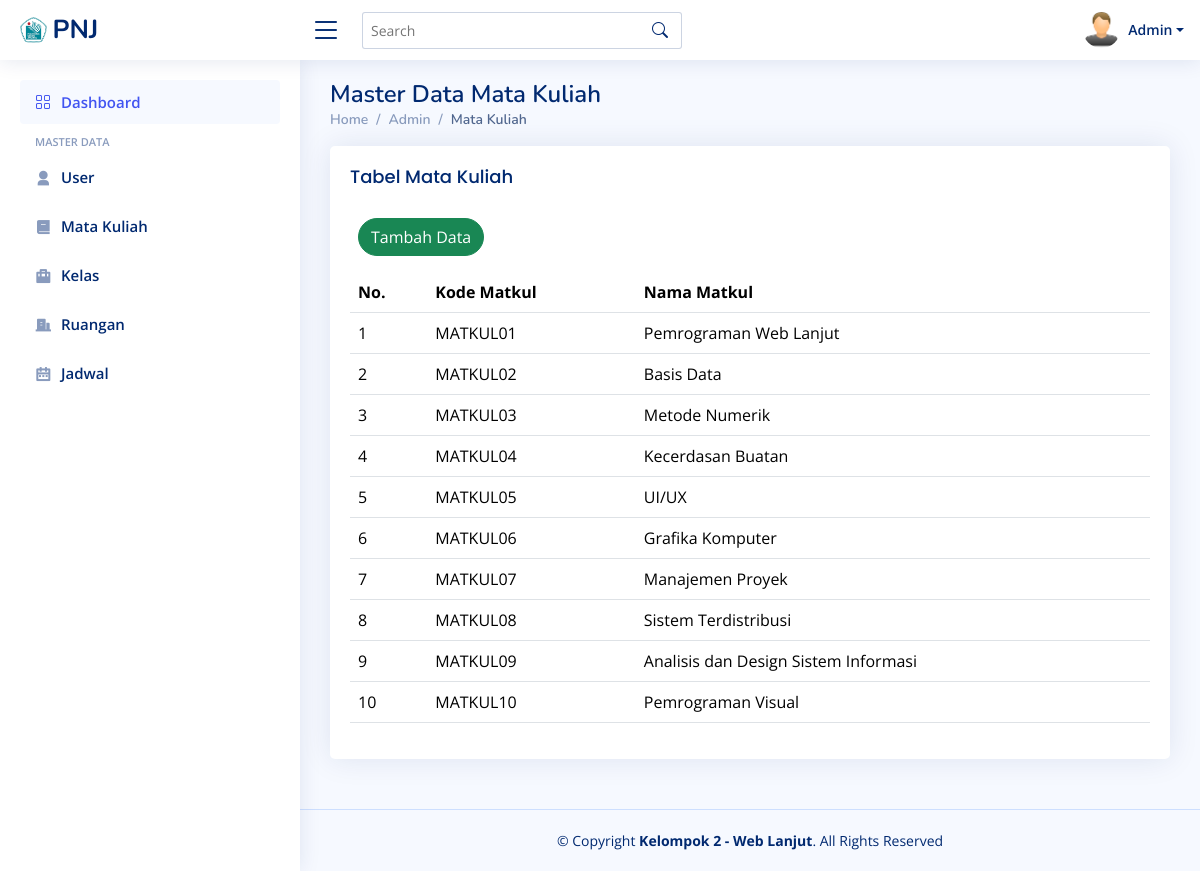
The page /Admin/matkul/index.php (signed in) on the database its author committed.
### tables this page shows
CREATE TABLE `matkul` (
  `ID_matkul` varchar(255) NOT NULL,
  `Nama` varchar(255) NOT NULL
);

### Admin/matkul/index.php (the view, shortened to what this page needs)
<?php
include '../dashboard/atas.php';
include '../../koneksi.php';
$query = "SELECT * FROM matkul";
$hasil = mysqli_query($conn, $query);
$i = 1;
?>
<div class="pagetitle">
  <h1>Master Data Mata Kuliah</h1>
  <nav>
    <ol class="breadcrumb">
      <li class="breadcrumb-item"><a href="index.html">Home</a></li>
      <li class="breadcrumb-item">Admin</li>
      <li class="breadcrumb-item active">Mata Kuliah</li>
    </ol>
  </nav>
</div>
<section class="section dashboard">
  <div class="row">
    <div class="col-lg">
      <div class="card">
        <div class="card-body">
          <h2 class="card-title">Tabel Mata Kuliah</h2>
          <div class="d-flex my-3">
            <a href="http://localhost/webprouas/admin/matkul/tambah.php">
              <button type="button" class="btn btn-success rounded-pill ms-2">
                Tambah Data
              </button>
            </a>
          </div>
          <table class="table datatable">
            <thead>
              <tr>
                <th>No.</th>
                <th>Kode Matkul</th>
                <th>Nama Matkul</th>
              </tr>
            </thead>
            <tbody>
              <?php while ($data = mysqli_fetch_array($hasil)) { ?>
                <tr>
                  <td><?php echo $i++ ?></td>
                  <td><?php echo $data['ID_matkul'] ?></td>
                  <td><?php echo $data['Nama'] ?></td>
                </tr>
              <?php } ?>
            </tbody>
          </table>
        </div>
      </div>
    </div>
  </div>
</section>
<?php
include '../dashboard/bawah.php';
?>

### Admin/dashboard/atas.php (shortened to what this page needs)
<?php
$nama = isset($_COOKIE["nama"]) ? $_COOKIE["nama"] : 'user';
?>
<!DOCTYPE html>
<html lang="en">
<head>
    <link href="../../dashboard/assets/vendor/bootstrap/css/bootstrap.min.css" rel="stylesheet">
    <link href="../../dashboard/assets/vendor/bootstrap-icons/bootstrap-icons.css" rel="stylesheet">
    <link href="../../dashboard/assets/vendor/boxicons/css/boxicons.min.css" rel="stylesheet">
    <link href="../../dashboard/assets/vendor/quill/quill.snow.css" rel="stylesheet">
    <link href="../../dashboard/assets/vendor/quill/quill.bubble.css" rel="stylesheet">
    <link href="../../dashboard/assets/vendor/remixicon/remixicon.css" rel="stylesheet">
    <link href="../../dashboard/assets/vendor/simple-datatables/style.css" rel="stylesheet">
    <link href="../../dashboard/assets/css/style.css" rel="stylesheet">
</head>
<body>
    <?php
    include 'head.php';
    include 'sidebar.php';
    ?>
    <main id="main" class="main">

### Admin/dashboard/head.php (shortened to what this page needs)
<header id="header" class="header fixed-top d-flex align-items-center">
    <div class="d-flex align-items-center justify-content-between">
        <a href="../../dashboard/" class="logo d-flex align-items-center">
            <img src="../../dashboard/assets/img/pnj.png" alt="">
            <span class="d-none d-lg-block">PNJ</span>
        </a>
        <i class="bi bi-list toggle-sidebar-btn"></i>
    </div>
    <div class="search-bar">
        <form class="search-form d-flex align-items-center" method="POST" action="#">
            <input type="text" name="query" placeholder="Search" title="Enter search keyword">
            <button type="submit" title="Search"><i class="bi bi-search"></i></button>
        </form>
    </div>
    <nav class="header-nav ms-auto">
        <ul class="d-flex align-items-center">
            <li class="nav-item dropdown pe-3">
                <a class="nav-link nav-profile d-flex align-items-center pe-0" href="#" data-bs-toggle="dropdown">
                    <img src="../../dashboard/assets/img/user.png" alt="Profile" class="rounded-circle">
                    <span class="d-none d-md-block dropdown-toggle ps-2"><?php echo $nama ?></span>
                </a>
            </li>
        </ul>
    </nav>
</header>

### Admin/dashboard/sidebar.php
 <aside id="sidebar" class="sidebar">
<ul class="sidebar-nav" id="sidebar-nav">
    <li class="nav-item">
        <a class="nav-link " href="http://localhost/webprouas/dashboard">
            <i class="bi bi-grid"></i>
            <span>Dashboard</span>
        </a>
    </li>
    <li class="nav-heading">Master Data</li>
    <li class="nav-item">
        <a class="nav-link collapsed" href="http://localhost/webprouas/admin/user/">
            <i class="ri-user-3-fill"></i>
            <span>User</span>
        </a>
    </li>
    <li class="nav-item">
        <a class="nav-link collapsed" href="http://localhost/webprouas/admin/matkul/">
            <i class="ri-book-2-fill"></i>
            <span>Mata Kuliah</span>
        </a>
    </li>
    <li class="nav-item">
        <a class="nav-link collapsed" href="http://localhost/webprouas/admin/kelas/">
            <i class="ri-briefcase-3-fill"></i>
            <span>Kelas</span>
        </a>
    </li>
    <li class="nav-item">
        <a class="nav-link collapsed" href="http://localhost/webprouas/admin/ruangan/">
            <i class="ri-building-fill"></i>
            <span>Ruangan</span>
        </a>
    </li>
    <li class="nav-item">
        <a class="nav-link collapsed" href="http://localhost/webprouas/admin/jadwal/">
            <i class="ri-calendar-2-line"></i>
            <span>Jadwal</span>
        </a>
    </li>
</ul>
</aside>

### Admin/dashboard/bawah.php (shortened to what this page needs)
    </main>
    <footer id="footer" class="footer">
        <div class="copyright">
            &copy; Copyright <strong><span>Kelompok 2 - Web Lanjut</span></strong>. All Rights Reserved
        </div>
    </footer>
</body>
</html>

### dashboard/assets/css/style.css (style rules this page uses)
:root { scroll-behavior: smooth; }
body { font-family: "Open Sans", sans-serif; background: #f6f9ff; color: #444444; }
a { color: #4154f1; text-decoration: none; }
h1, h2, h3, h4, h5, h6 { font-family: "Nunito", sans-serif; }
#main { margin-top: 60px; padding: 20px 30px; transition: all 0.3s; }
.pagetitle { margin-bottom: 10px; }
.pagetitle h1 { font-size: 24px; margin-bottom: 0; font-weight: 600; color: #012970; }
.card { margin-bottom: 30px; border: none; border-radius: 5px; box-shadow: 0px 0 30px rgba(1, 41, 112, 0.1); }
.card-title { padding: 20px 0 15px 0; font-size: 18px; font-weight: 500; color: #012970; font-family: "Poppins", sans-serif; }
.card-body { padding: 0 20px 20px 20px; }
.breadcrumb { font-size: 14px; font-family: "Nunito", sans-serif; color: #899bbd; font-weight: 600; }
.breadcrumb a { color: #899bbd; transition: 0.3s; }
.breadcrumb .breadcrumb-item::before { color: #899bbd; }
.breadcrumb .active { color: #51678f; font-weight: 600; }
.logo { line-height: 1; }
@media (min-width: 1200px) { .logo { width: 280px; } }
.logo img { max-height: 26px; margin-right: 6px; }
.logo span { font-size: 26px; font-weight: 700; color: #012970; font-family: "Nunito", sans-serif; }
.header { transition: all 0.5s; z-index: 997; height: 60px; box-shadow: 0px 2px 20px rgba(1, 41, 112, 0.1); background-color: #fff; padding-left: 20px; }
.header .toggle-sidebar-btn { font-size: 32px; padding-left: 10px; cursor: pointer; color: #012970; }
.header .search-bar { min-width: 360px; padding: 0 20px; }
.header .search-form { width: 100%; }
.header .search-form input { border: 0; font-size: 14px; color: #012970; border: 1px solid rgba(1, 41, 112, 0.2); padding: 7px 38px 7px 8px; border-radius: 3px; transition: 0.3s; width: 100%; }
.header .search-form button { border: 0; padding: 0; margin-left: -30px; background: none; }
.header .search-form button i { color: #012970; }
.header-nav ul { list-style: none; }
.header-nav>ul { margin: 0; padding: 0; }
.header-nav .nav-profile { color: #012970; }
.header-nav .nav-profile img { max-height: 36px; }
.header-nav .nav-profile span { font-size: 14px; font-weight: 600; }
.sidebar { position: fixed; top: 60px; left: 0; bottom: 0; width: 300px; z-index: 996; transition: all 0.3s; padding: 20px; overflow-y: auto; scrollbar-width: thin; scrollbar-color: #aab7cf transparent; box-shadow: 0px 0px 20px rgba(1, 41, 112, 0.1); background-color: #fff; }
@media (min-width: 1200px) { #main, #footer { margin-left: 300px; } }
.sidebar-nav { padding: 0; margin: 0; list-style: none; }
.sidebar-nav li { padding: 0; margin: 0; list-style: none; }
.sidebar-nav .nav-item { margin-bottom: 5px; }
.sidebar-nav .nav-heading { font-size: 11px; text-transform: uppercase; color: #899bbd; font-weight: 600; margin: 10px 0 5px 15px; }
.sidebar-nav .nav-link { display: flex; align-items: center; font-size: 15px; font-weight: 600; color: #4154f1; transition: 0.3; background: #f6f9ff; padding: 10px 15px; border-radius: 4px; }
.sidebar-nav .nav-link i { font-size: 16px; margin-right: 10px; color: #4154f1; }
.sidebar-nav .nav-link.collapsed { color: #012970; background: #fff; }
.sidebar-nav .nav-link.collapsed i { color: #899bbd; }
.footer { padding: 20px 0; font-size: 14px; transition: all 0.3s; border-top: 1px solid #cddfff; }
.footer .copyright { text-align: center; color: #012970; }

### Admin/dashboard/atas.php (style rules this page uses)
.card-body { overflow-x: auto; }

### rows shown on the page
matkul: ID_matkul "MATKUL01", Nama "Pemrograman Web Lanjut"
matkul: ID_matkul "MATKUL02", Nama "Basis Data"
matkul: ID_matkul "MATKUL03", Nama "Metode Numerik"
matkul: ID_matkul "MATKUL04", Nama "Kecerdasan Buatan"
matkul: ID_matkul "MATKUL05", Nama "UI/UX"
matkul: ID_matkul "MATKUL06", Nama "Grafika Komputer"
matkul: ID_matkul "MATKUL07", Nama "Manajemen Proyek"
matkul: ID_matkul "MATKUL08", Nama "Sistem Terdistribusi"
matkul: ID_matkul "MATKUL09", Nama "Analisis dan Design Sistem Informasi"
matkul: ID_matkul "MATKUL10", Nama "Pemrograman Visual"

### other values the page prints
$nama "Admin"
